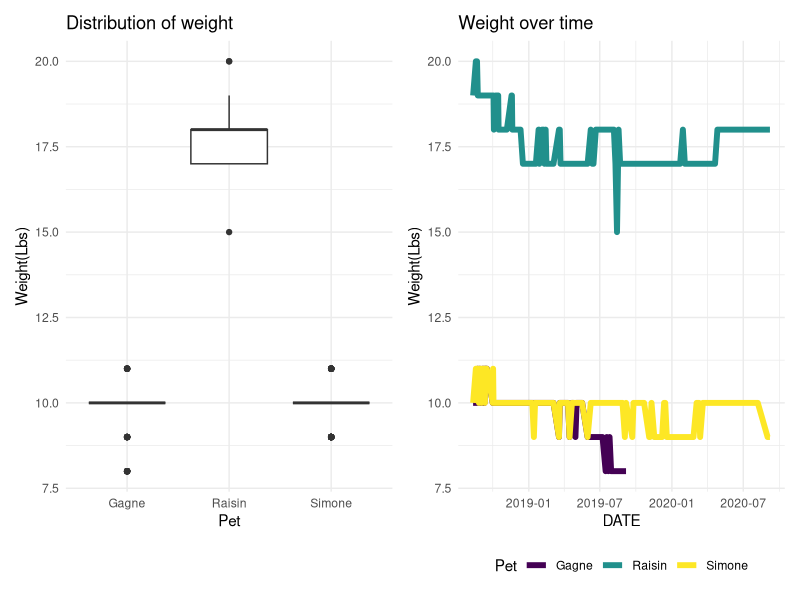

Write the R code that produced this figure.
## ---- chunk 1
library(tidyverse)
library(ggridges)
library(patchwork)
library(readxl)

knitr::opts_chunk$set(
	echo = TRUE,
	warning = FALSE,
	fig.width = 8, 
  fig.height = 6,
  out.width = "90%"
)

theme_set(theme_minimal() + theme(legend.position = "bottom"))

options(
  ggplot2.continuous.colour = "viridis",
  ggplot2.continuous.fill = "viridis"
)

scale_colour_discrete = scale_colour_viridis_d
scale_fill_discrete = scale_fill_viridis_d
## ---- chunk 2
dat <- read_excel("dogweights_07sept2020.xlsx", skip = 1)
colnames(dat)[6] <- "note"
head(dat)
## ---- chunk 3
dat$DATE <- as.Date(as.numeric(dat$DATE), origin = "1899-12-30")
head(dat)
## ---- chunk 4
getWeight <- function(x){
  if(is.na(x)){
    return(NA)
  }
  tokens <- unlist(strsplit(x, " "))
  as.numeric(tokens[1])
}
dat$Raisin <- sapply(dat$Raisin, getWeight)
dat$Simone <- sapply(dat$Simone, getWeight)
dat$Gagne <- sapply(dat$Gagne, getWeight)
dat$std <- sapply(dat$std, getWeight)
## ---- chunk 5
summary(dat)
## ---- chunk 6
dat$Raisin[dat$Raisin==7] <- 15
dat$Raisin[dat$Raisin>1800] <- 18
## ---- chunk 7
summary(dat)
## ---- chunk 8
dat <- dat %>% gather(key=Pet, value=Weight, Raisin:Gagne)
## ---- chunk 9
dat1 <- dat[, c(1,4,5)]
dat1 <- na.omit(dat1)
write.csv(dat1, "dat1.csv", row.names = F)
dat2 <- dat[, c(1, 3)]
dat2 <- na.omit(dat2)
write.csv(dat2, "dat2.csv", row.names = F)
## ---- chunk 10
ndate <- length(unique(dat$DATE))
df <- dat1 %>%
  group_by(Pet) %>% 
  summarise(Obs=n(), averageWeight=mean(Weight), sdWeight=sd(Weight)) 
knitr::kable(df, digits = 2)
## ---- chunk 11
p1 <- dat1 %>% ggplot(aes(y=Weight, x=Pet)) + geom_boxplot() +
  labs(y="Weight(Lbs)", title="Distribution of weight")
p2 <- dat1 %>% ggplot(aes(x=DATE, y=Weight, colour=Pet)) + geom_line(size=2) +
  labs(y="Weight(Lbs)", title="Weight over time")
p1 + p2
